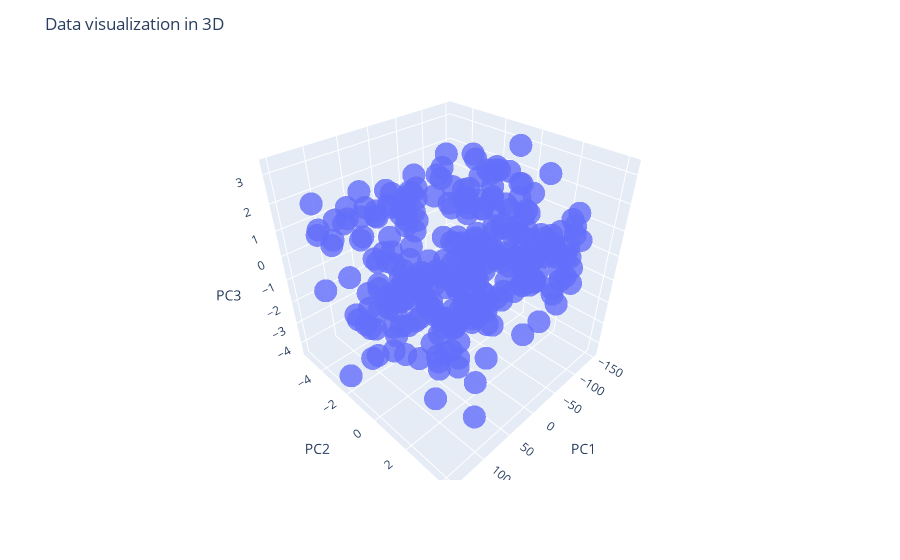

The notebook cell saved with this chart:
### Code cell
import plotly.express as px

df_plot = pd.DataFrame(df_pca3, columns=['PC1','PC2','PC3'])
fig = px.scatter_3d(
    df_plot, x='PC1', y='PC2', z='PC3', opacity=0.8)

fig.update_layout(title="Data visualization in 3D")
fig.show()

### Figure 1 — Plotly figure (JSON) as saved in the notebook; plotly's stock layout.template omitted (floating-point values rounded to 4 significant figures; data arrays with more than 128 entries replaced by an {"elided": "..."} marker saying what was removed)
{"data": [{"hovertemplate": "PC1=%{x}<br>PC2=%{y}<br>PC3=%{z}<extra></extra>", "legendgroup": "", "marker": {"color": "#636efa", "opacity": 0.8, "symbol": "circle"}, "mode": "markers", "name": "", "scene": "scene", "showlegend": false, "type": "scatter3d", "x": {"elided": "300 float values"}, "y": {"elided": "300 float values"}, "z": {"elided": "300 float values"}}], "layout": {"legend": {"tracegroupgap": 0}, "margin": {"t": 60}, "scene": {"domain": {"x": [0, 1], "y": [0, 1]}, "xaxis": {"title": {"text": "PC1"}}, "yaxis": {"title": {"text": "PC2"}}, "zaxis": {"title": {"text": "PC3"}}}, "title": {"text": "Data visualization in 3D"}}}
